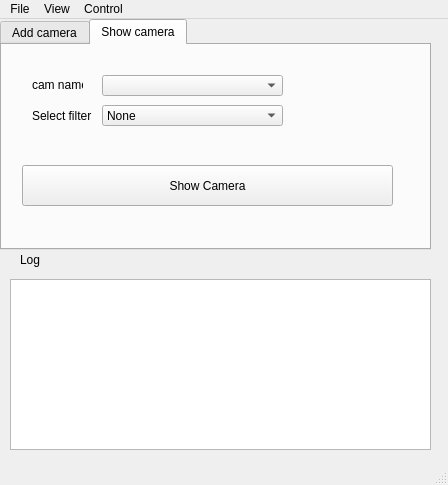
<?xml version="1.0" encoding="UTF-8"?>
<ui version="4.0">
 <class>MainWindow</class>
 <widget class="QMainWindow" name="MainWindow">
  <property name="enabled">
   <bool>true</bool>
  </property>
  <property name="geometry">
   <rect>
    <x>0</x>
    <y>0</y>
    <width>448</width>
    <height>485</height>
   </rect>
  </property>
  <property name="sizePolicy">
   <sizepolicy hsizetype="Fixed" vsizetype="Fixed">
    <horstretch>0</horstretch>
    <verstretch>0</verstretch>
   </sizepolicy>
  </property>
  <property name="minimumSize">
   <size>
    <width>448</width>
    <height>485</height>
   </size>
  </property>
  <property name="maximumSize">
   <size>
    <width>448</width>
    <height>485</height>
   </size>
  </property>
  <property name="windowTitle">
   <string>MainWindow</string>
  </property>
  <widget class="QWidget" name="centralwidget">
   <widget class="QTabWidget" name="tabWidget">
    <property name="geometry">
     <rect>
      <x>0</x>
      <y>0</y>
      <width>431</width>
      <height>231</height>
     </rect>
    </property>
    <property name="currentIndex">
     <number>1</number>
    </property>
    <widget class="QWidget" name="acamTab">
     <property name="toolTip">
      <string>&lt;html&gt;&lt;head/&gt;&lt;body&gt;&lt;p&gt;Add Camera&lt;/p&gt;&lt;/body&gt;&lt;/html&gt;</string>
     </property>
     <property name="accessibleName">
      <string/>
     </property>
     <property name="autoFillBackground">
      <bool>false</bool>
     </property>
     <attribute name="title">
      <string>Add camera</string>
     </attribute>
     <widget class="QPushButton" name="addc_Button">
      <property name="geometry">
       <rect>
        <x>200</x>
        <y>160</y>
        <width>201</width>
        <height>31</height>
       </rect>
      </property>
      <property name="text">
       <string>Add camera</string>
      </property>
     </widget>
     <widget class="QLabel" name="label_5">
      <property name="geometry">
       <rect>
        <x>40</x>
        <y>89</y>
        <width>51</width>
        <height>21</height>
       </rect>
      </property>
      <property name="text">
       <string>CamerIp</string>
      </property>
     </widget>
     <widget class="QLineEdit" name="lineEdit_3">
      <property name="geometry">
       <rect>
        <x>100</x>
        <y>61</y>
        <width>181</width>
        <height>20</height>
       </rect>
      </property>
      <property name="text">
       <string>guest</string>
      </property>
     </widget>
     <widget class="QLineEdit" name="lineEdit_4">
      <property name="geometry">
       <rect>
        <x>100</x>
        <y>31</y>
        <width>181</width>
        <height>20</height>
       </rect>
      </property>
      <property name="text">
       <string>guest</string>
      </property>
     </widget>
     <widget class="QLabel" name="label_6">
      <property name="geometry">
       <rect>
        <x>40</x>
        <y>30</y>
        <width>51</width>
        <height>21</height>
       </rect>
      </property>
      <property name="text">
       <string>Username</string>
      </property>
     </widget>
     <widget class="QLabel" name="label_7">
      <property name="geometry">
       <rect>
        <x>40</x>
        <y>60</y>
        <width>51</width>
        <height>21</height>
       </rect>
      </property>
      <property name="text">
       <string>Password</string>
      </property>
     </widget>
     <widget class="QLineEdit" name="CNamelineEdit">
      <property name="geometry">
       <rect>
        <x>100</x>
        <y>120</y>
        <width>181</width>
        <height>20</height>
       </rect>
      </property>
      <property name="text">
       <string>c1</string>
      </property>
     </widget>
     <widget class="QLabel" name="label_8">
      <property name="geometry">
       <rect>
        <x>40</x>
        <y>119</y>
        <width>51</width>
        <height>21</height>
       </rect>
      </property>
      <property name="text">
       <string>Cam name</string>
      </property>
     </widget>
     <widget class="QLineEdit" name="CIplineEdit">
      <property name="geometry">
       <rect>
        <x>100</x>
        <y>90</y>
        <width>181</width>
        <height>20</height>
       </rect>
      </property>
      <property name="text">
       <string>0</string>
      </property>
     </widget>
    </widget>
    <widget class="QWidget" name="tab">
     <attribute name="title">
      <string>Show camera</string>
     </attribute>
     <widget class="QPushButton" name="ShowButton">
      <property name="geometry">
       <rect>
        <x>20</x>
        <y>120</y>
        <width>371</width>
        <height>41</height>
       </rect>
      </property>
      <property name="text">
       <string>Show Camera</string>
      </property>
     </widget>
     <widget class="QLabel" name="label_3">
      <property name="geometry">
       <rect>
        <x>30</x>
        <y>29</y>
        <width>51</width>
        <height>21</height>
       </rect>
      </property>
      <property name="text">
       <string>cam name</string>
      </property>
     </widget>
     <widget class="QComboBox" name="CamNameComboBox">
      <property name="geometry">
       <rect>
        <x>100</x>
        <y>30</y>
        <width>181</width>
        <height>21</height>
       </rect>
      </property>
     </widget>
     <widget class="QLabel" name="label_9">
      <property name="geometry">
       <rect>
        <x>30</x>
        <y>60</y>
        <width>61</width>
        <height>21</height>
       </rect>
      </property>
      <property name="text">
       <string>Select filter</string>
      </property>
     </widget>
     <widget class="QComboBox" name="FiltercomboBox">
      <property name="geometry">
       <rect>
        <x>100</x>
        <y>60</y>
        <width>181</width>
        <height>21</height>
       </rect>
      </property>
      <item>
       <property name="text">
        <string>None</string>
       </property>
      </item>
      <item>
       <property name="text">
        <string>Blur-Filter</string>
       </property>
      </item>
      <item>
       <property name="text">
        <string>Red-theme</string>
       </property>
      </item>
      <item>
       <property name="text">
        <string>Green-theme</string>
       </property>
      </item>
      <item>
       <property name="text">
        <string>Blue-theme</string>
       </property>
      </item>
     </widget>
    </widget>
   </widget>
   <widget class="QTextBrowser" name="LogtextBrowser">
    <property name="geometry">
     <rect>
      <x>10</x>
      <y>260</y>
      <width>421</width>
      <height>171</height>
     </rect>
    </property>
   </widget>
   <widget class="QLabel" name="logLabel">
    <property name="geometry">
     <rect>
      <x>20</x>
      <y>230</y>
      <width>51</width>
      <height>21</height>
     </rect>
    </property>
    <property name="text">
     <string>Log</string>
    </property>
   </widget>
  </widget>
  <widget class="QMenuBar" name="menubar">
   <property name="geometry">
    <rect>
     <x>0</x>
     <y>0</y>
     <width>448</width>
     <height>21</height>
    </rect>
   </property>
   <widget class="QMenu" name="menuFile">
    <property name="title">
     <string>File</string>
    </property>
    <addaction name="actionClose"/>
   </widget>
   <widget class="QMenu" name="menuveiw">
    <property name="title">
     <string>View</string>
    </property>
   </widget>
   <widget class="QMenu" name="menuControl">
    <property name="title">
     <string>Control</string>
    </property>
   </widget>
   <addaction name="menuFile"/>
   <addaction name="menuveiw"/>
   <addaction name="menuControl"/>
  </widget>
  <widget class="QStatusBar" name="statusbar"/>
  <action name="actionClose">
   <property name="text">
    <string>Close</string>
   </property>
  </action>
 </widget>
 <resources/>
 <connections/>
</ui>
